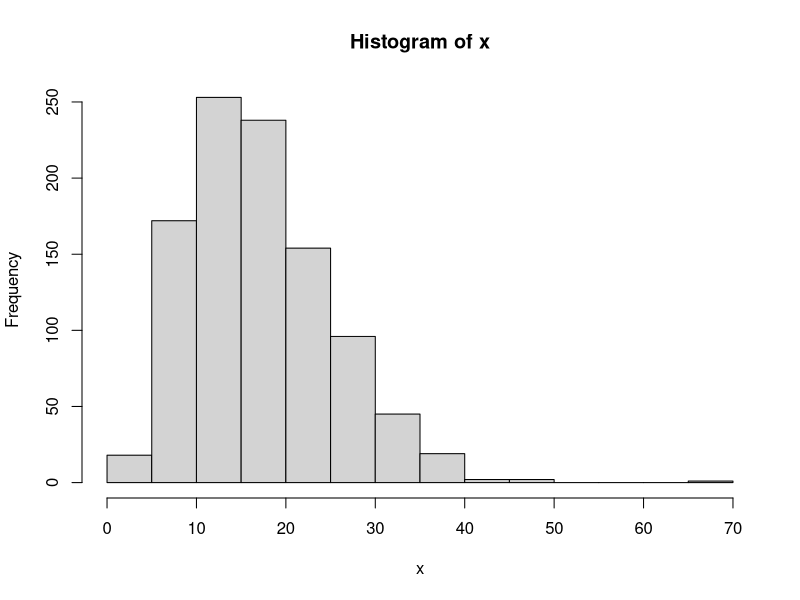

This chart was generated by the following R code:

# Annahme:  Dichte p(x) ist bekannt

# Ziel: Berechnung von E(f(X)) = integral f(x)*p(x)*dx


######## 

# Beispiel:  Gamma-Verteilung


x = rgamma(1000, shape=4.4, scale = 4)
hist(x, breaks=20)


#########

# E( x )  = ?

# theoretischer Wert:  
# shape*scale = 4.4*4 = 17.6

# numerische integration
f = function(x) x
h = function(x) f(x)*dgamma(x, shape=4.4, scale = 4)
integrate(h, lower=0, upper=Inf)


# monte carlo
B = 100000
x = rgamma(B, shape=4.4, scale = 4)

mean(f(x))

#######

# E( sqrt(x)*cos(x) ) = ?

# theoretischer Wert: nicht analytisch integrierbar!

# numerische integration
f = function(x) sqrt(x)*cos(x)
h = function(x) f(x)*dgamma(x, shape=4.4, scale = 4)
integrate(h, lower=0, upper=Inf)
# 0.003853785 with absolute error < 5.2e-05

# monte carlo
B = 1000000
x = rgamma(B, shape=4.4, scale = 4)

mean(f(x))

# MC Simulation mehrmals laufen lassen!
# Was folgt daraus ?

